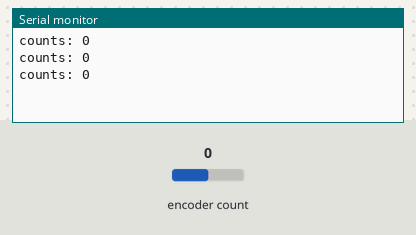
Bench run of a sketch on a simulated Arduino Uno, built with avr-gcc and run on an emulated ATmega328P. Shown: the last lines printed to the serial monitor. Inputs (shaded band) come from the test bench; at power-on: encoder count 0.

Above: at 1.3 s.
1.4 s: encoder count set to 1
At 2.0 s:
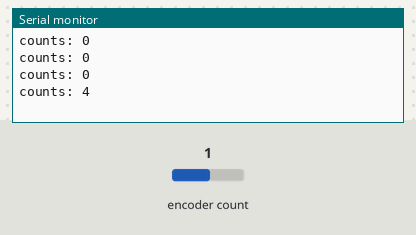
2.9 s: encoder count set to 2
At 3.5 s:
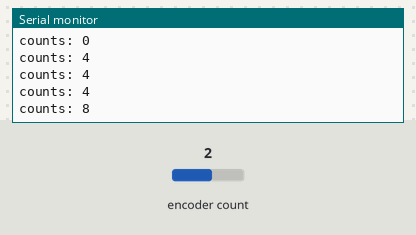
Timing chart, 0 to 5.9 s (numbered marks = the images above; inputs shaded):
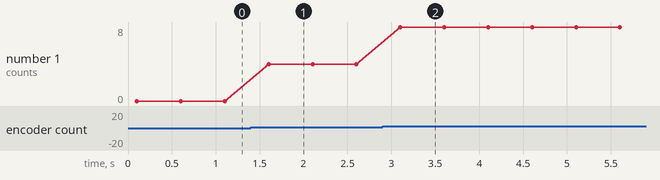

Measured:
- after the input at 1.4 s, the serial monitor: prints a new line after 0.20 s (image 1)
- after the input at 2.9 s, the serial monitor: prints a new line after 0.20 s (image 2)
- plotted number 1: 0 → 4 after the input at 1.4 s, 4 → 8 after the input at 2.9 s

The sketch:

verifyingIncEnc.ino
```cpp
   /*
 * Auth: Justin Francis
 * Date: 11/12/19
 * Ver: 0.1
 * Sum: creating and using abs enc, written for teensy 4.0
 * Mod:
 *
*/

#include <Encoder.h>

Encoder incEnc(2,3);

void setup()
{
    Serial.begin(115200);
    delay(100);
}

void loop()
{
    Serial.print("counts: ");Serial.println(incEnc.read());
    delay(500);
}
```
